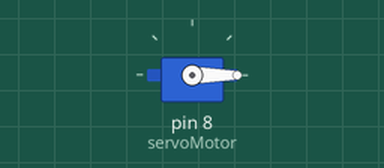
A sketch run on a simulated Arduino Uno, built with avr-gcc and run on an emulated ATmega328P. Shown: servo.

Above: at 0.05 s.
At 1.5 s:
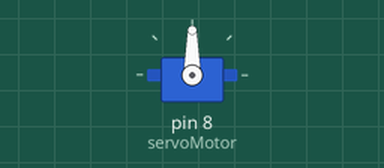
At 3.0 s:
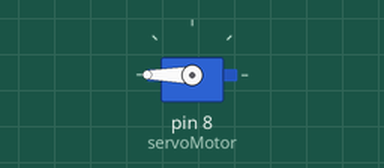
Timing chart, 0 to 6.9 s (numbered marks = the images above):
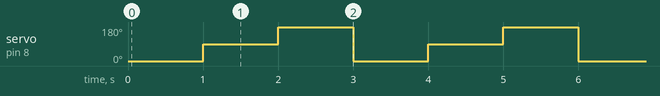

Measured:
- by itself, servo on pin 8 (servoMotor): repeats every 3.0 s: 180° 1.0 s, 0° 1.0 s, 90° 1.0 s

The sketch:

servo_sweep_test.ino
```cpp
#include <Servo.h>

Servo servoMotor;

void setup() {
  servoMotor.attach(8); // Conectar al pin 8
}

void loop() {
  servoMotor.write(0);   // Ir a 0 grados
  delay(1000);
  servoMotor.write(90);  // Ir a 90 grados
  delay(1000);
  servoMotor.write(180); // Ir a 180 grados
  delay(1000);
}
```
